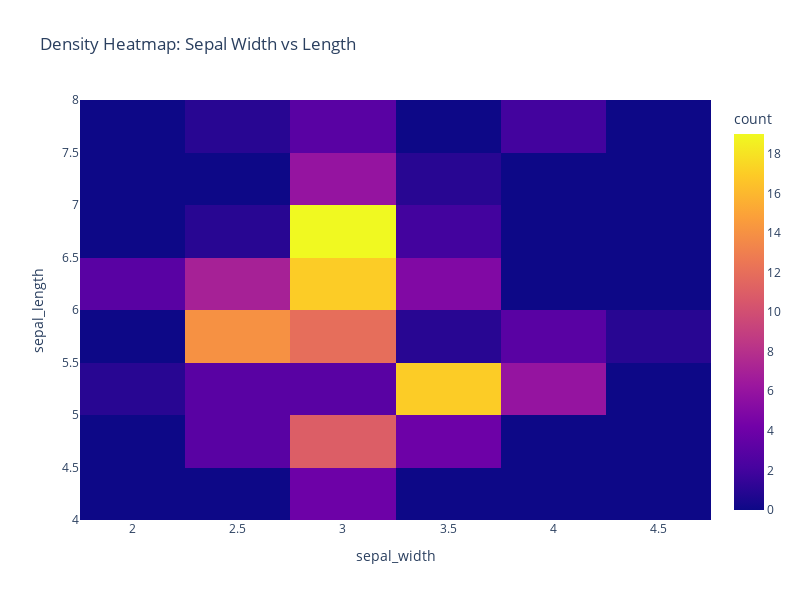

The notebook cell saved with this chart:
### Code cell
# Density Heatmap

heatmap_fig = px.density_heatmap(df, x="sepal_width", y="sepal_length", 
                                 title="Density Heatmap: Sepal Width vs Length")
heatmap_fig.update_layout(width=800, height=600)
heatmap_fig.show()

### Figure 1 — Plotly figure (JSON) as saved in the notebook; plotly's stock layout.template omitted (floating-point values rounded to 4 significant figures; data arrays with more than 128 entries replaced by an {"elided": "..."} marker saying what was removed)
{"data": [{"coloraxis": "coloraxis", "hovertemplate": "sepal_width=%{x}<br>sepal_length=%{y}<br>count=%{z}<extra></extra>", "name": "", "type": "histogram2d", "x": {"elided": "150 float values"}, "xaxis": "x", "xbingroup": "x", "y": {"elided": "150 float values"}, "yaxis": "y", "ybingroup": "y"}], "layout": {"coloraxis": {"colorbar": {"title": {"text": "count"}}, "colorscale": [[0, "#0d0887"], [0.1111, "#46039f"], [0.2222, "#7201a8"], [0.3333, "#9c179e"], [0.4444, "#bd3786"], [0.5556, "#d8576b"], [0.6667, "#ed7953"], [0.7778, "#fb9f3a"], [0.8889, "#fdca26"], [1, "#f0f921"]]}, "height": 600, "legend": {"tracegroupgap": 0}, "title": {"text": "Density Heatmap: Sepal Width vs Length"}, "width": 800, "xaxis": {"anchor": "y", "autorange": true, "domain": [0, 1], "range": [1.75, 4.75], "title": {"text": "sepal_width"}, "type": "linear"}, "yaxis": {"anchor": "x", "autorange": true, "domain": [0, 1], "range": [4, 8], "title": {"text": "sepal_length"}, "type": "linear"}}}
